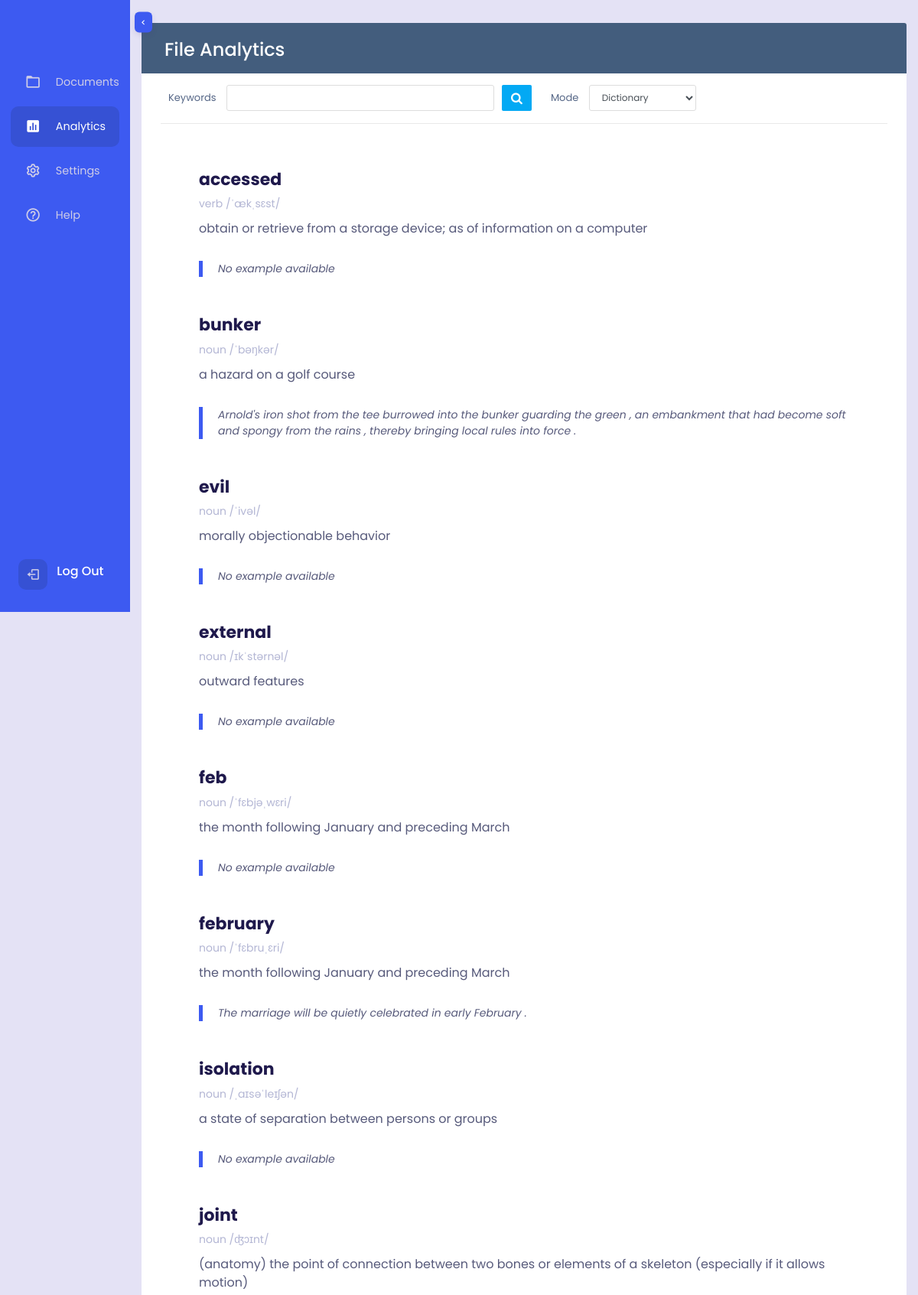
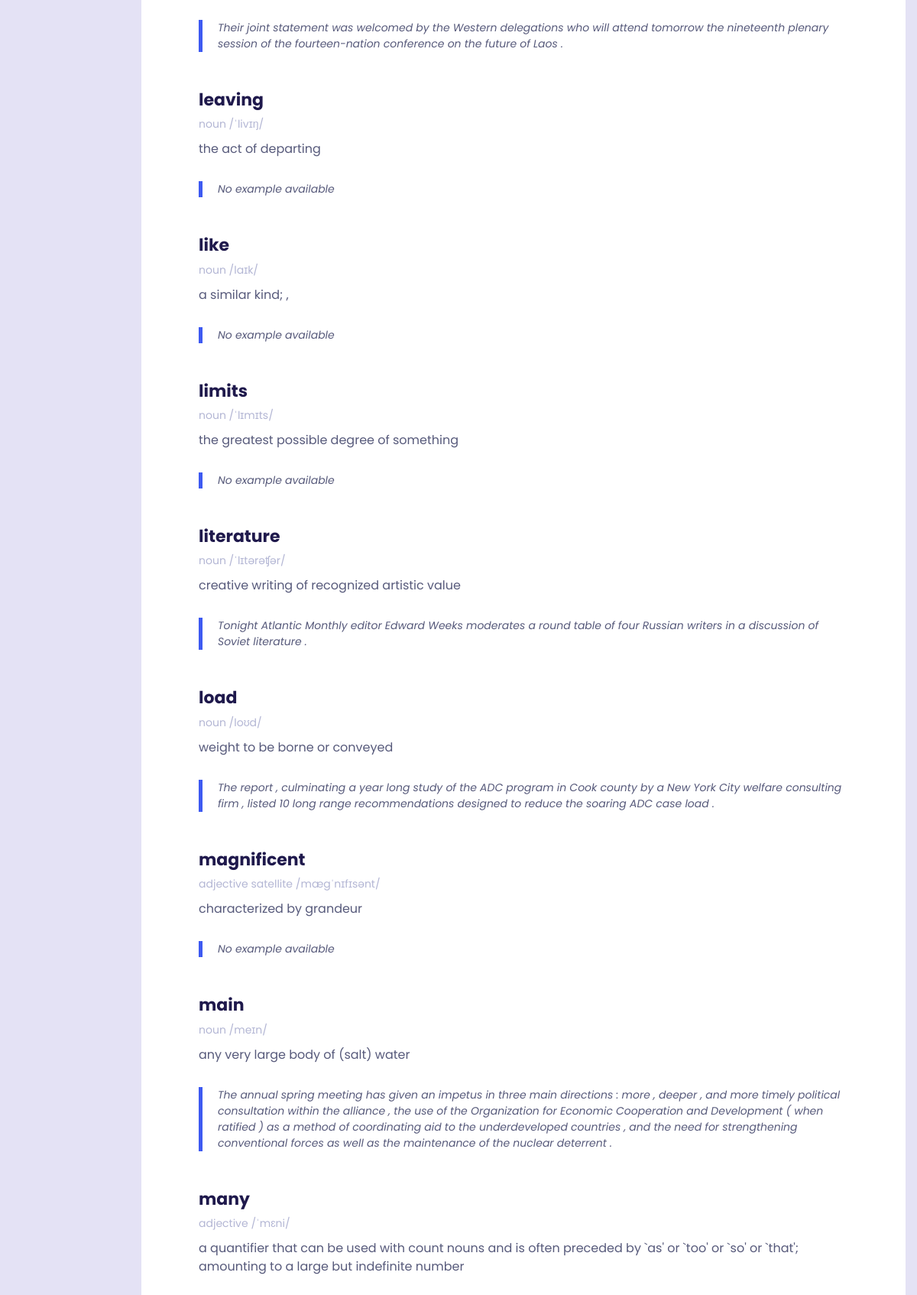
The page /api/analytics/ (signed in, upper part) on the database its author committed (2 pictures, top to bottom).
### api/models.py (models this page shows)
class Keyword(models.Model):
    users = models.ManyToManyField(
        settings.AUTH_USER_MODEL,
        related_name='keywords',
        blank=True
    )
    paragraphs = models.ManyToManyField(
        Paragraph,
        related_name='keywords',
        blank=True
    )
    word = models.CharField(
        max_length=100,
        unique=True
    )
    part_of_speech = models.TextField(
        null=True
    )
    definition = models.TextField()
    pronunciation = models.TextField(
        null=True
    )
    example = models.TextField(
        null=True
    )

### api/views.py (the view, shortened to what this page needs)
# urls.py: path('api/analytics/', AnalyticsView.as_view(), name='analytics'),
class AnalyticsView(APIView):
    permission_classes = [IsAuthenticated]
    def get(self, request, *args, **kwargs):
        mode = request.GET.get('mode')
        word = request.GET.get('keywords')
        if mode == "Dictionary" or mode is None:
            user_keywords = Keyword.objects.filter(users=request.user).order_by('word')
            if word is not None and word != "":
                user_keywords_list = [k.word for k in user_keywords]
                matches = process.extract(word, user_keywords_list, limit=None)
                similarity_threshold = 80
                similar_words = [match[0] for match in matches if match[1] >= similarity_threshold]
                user_keywords = user_keywords.filter(word__in=similar_words).order_by('word')
            return render(request, 'analytics.html', context={"keywords": user_keywords})
        return render(request, 'analytics.html')

### authentication/midleware.py (called while the page is built)
    def __call__(self, request):
        current_time = datetime.now()
        if request.user.is_authenticated:
            last_activity = request.session.get('last_activity')
            if last_activity:
                last_activity_time = datetime.strptime(last_activity, '%Y-%m-%d %H:%M:%S.%f')
                idle_time = current_time - last_activity_time
                if idle_time > timedelta(seconds=settings.SESSION_COOKIE_AGE):
                    logout(request)
        request.session['last_activity'] = str(current_time)
        response = self.get_response(request)
        return response

### templates/analytics.html (shortened to what this page needs)
{% extends 'navbar.html' %}
{% load static %}
{% block content %}
<!DOCTYPE html>
<html lang="en">
<head>
<link rel="stylesheet" href="https://stackpath.bootstrapcdn.com/bootstrap/4.5.0/css/bootstrap.min.css">
<link rel="stylesheet" href="https://maxcdn.bootstrapcdn.com/font-awesome/4.7.0/css/font-awesome.min.css">
<link rel="stylesheet" type="text/css" href="{% static 'css/analytics.css' %}"/>
<link rel="stylesheet" type="text/css" href="{% static 'css/navbar.css' %}">
</head>
<body>
<div class="container-xl">
    <div class="table-responsive">
        <div class="table-wrapper">
            <div class="table-title">
                <div class="row">
                    <div class="col-sm-4">
                        <h2>File Analytics</b></h2>
                    </div>
                </div>
            </div>
            <div class="table-filter">
                <div class="row">
                    <div>
                        <div class="filter-group">
                            <label>Mode</label>
                            <select class="form-control" id="mode-select">
                                <option>Dictionary</option>
                            </select>
                        </div>
                        <div class="filter-group" search-form-wrapper>
                            <form id="search-form">
                                <button type="submit" id="search-btn" class="btn btn-primary"><i class="fa fa-search"></i></button>
                                <label>Keywords</label>
                                <input type="text" id="inp-word" name="keywords" class="form-control"/>
                            </form>
                        </div>
                    </div>
                </div>
            </div>
            <div class="result" id="result">
                {% for keyword in keywords %}
                    <h3>{{keyword.word}}</h3>
                    <div class="details">
                        {{keyword.part_of_speech}}
                        {{keyword.pronunciation}}
                    </div>
                    <div class="word-meaning">
                        {{keyword.definition}}
                    </div>
                    <div class="word-example">
                        {{keyword.example}}
                    </div>
                {% endfor %}
            </div>
        </div>
    </div>
    </div>
</body>
</html>
{% endblock %}

### statics/css/navbar.css (style rules this page uses)
*, *::before, *::after { padding: 0; margin: 0; box-sizing: border-box; text-decoration: none !important; }
:root { --main-color: #3d5af1; --main-color-dark: #3651d4; --main-color-light: #5872f5; --text-color: #cfcde7; }
body { font-family: "Poppins", sans-serif; overflow-x: hidden; background-color: #e4e2f5; min-height: 100vh; display: flex; position: relative; }

### statics/css/analytics.css (style rules this page uses)
body { color: #566787; font-family: 'Varela Round', sans-serif; font-size: 13px; }
.table-responsive { margin: 30px 0; }
.table-wrapper { min-width: 1000px; background: #fff; padding: 20px 25px; border-radius: 3px; box-shadow: 0 1px 1px rgba(0,0,0,.05); }
.table-wrapper .btn { float: right; color: #333; background-color: #fff; border-radius: 2px; border: none; outline: none !important; margin-left: 10px; }
.table-wrapper .btn.btn-primary { color: #fff; background: #03A9F4; }
.table-title { color: #fff; background: #435d7d; padding: 16px 30px; margin: -20px -25px 10px; border-radius: 3px 3px 0 0; }
.table-title h2 { margin: 5px 0 0; font-size: 24px; }
.table-filter .filter-group { float: right; margin-left: 15px; }
.table-filter input, .table-filter select { height: 34px; border-radius: 3px; border-color: #ddd; box-shadow: none; }
.table-filter { padding: 5px 0 15px; border-bottom: 1px solid #e9e9e9; margin-bottom: 5px; }
.table-filter .btn { height: 34px; }
.table-filter label { font-weight: normal; margin-left: 10px; }
.table-filter select, .table-filter input { display: inline-block; margin-left: 10px; font-size: 12px; }
.table-filter input { width: 350px; display: inline-block; }
.filter-group select.form-control { width: 140px; }
.result { position: relative; padding: 5px 50px; }
.result h3 { font-size: 22px; font-weight: 700; color: #1f194c; margin-top: 50px; }
.result .details { display: flex; gap: 10px; color: #b3b6d4; margin: 5px 0 10px 0; font-size: 14px; }
.word-meaning { color: #575a7b; font-size: 16px; }
.word-example { color: #575a7b; font-style: italic; border-left: 5px solid #3d5af1;; padding-left: 20px; margin-top: 30px; margin-bottom: 30px; font-size: 14px; }

### rows shown on the page
Keyword: word "accessed", part_of_speech "verb", pronunciation "/ˈækˌsɛst/", definition "obtain or retrieve from a storage device; as of information on a computer", example "No example available"
Keyword: word "bunker", part_of_speech "noun", pronunciation "/ˈbəŋkər/", definition "a hazard on a golf course", example "Arnold's iron shot from the tee burrowed into the bunker guarding the green , an embankment that had become soft and spongy from the rains , thereby bringing local rules into force ."
Keyword: word "evil", part_of_speech "noun", pronunciation "/ˈivəl/", definition "morally objectionable behavior", example "No example available"
Keyword: word "external", part_of_speech "noun", pronunciation "/ɪkˈstərnəl/", definition "outward features", example "No example available"
Keyword: word "feb", part_of_speech "noun", pronunciation "/ˈfɛbjəˌwɛri/", definition "the month following January and preceding March", example "No example available"
Keyword: word "february", part_of_speech "noun", pronunciation "/ˈfɛbruˌɛri/", definition "the month following January and preceding March", example "The marriage will be quietly celebrated in early February ."
Keyword: word "isolation", part_of_speech "noun", pronunciation "/ˌaɪsəˈleɪʃən/", definition "a state of separation between persons or groups", example "No example available"
Keyword: word "joint", part_of_speech "noun", pronunciation "/ʤɔɪnt/", definition "(anatomy) the point of connection between two bones or elements of a skeleton (especially if it allows motion)", example "Their joint statement was welcomed by the Western delegations who will attend tomorrow the nineteenth plenary session of the fourteen-nation conference on the future of Laos ."
Keyword: word "leaving", part_of_speech "noun", pronunciation "/ˈlivɪŋ/", definition "the act of departing", example "No example available"
Keyword: word "like", part_of_speech "noun", pronunciation "/laɪk/", definition "a similar kind; ,", example "No example available"
Keyword: word "limits", part_of_speech "noun", pronunciation "/ˈlɪmɪts/", definition "the greatest possible degree of something", example "No example available"
Keyword: word "literature", part_of_speech "noun", pronunciation "/ˈlɪtərəʧər/", definition "creative writing of recognized artistic value", example "Tonight Atlantic Monthly editor Edward Weeks moderates a round table of four Russian writers in a discussion of Soviet literature ."
Keyword: word "load", part_of_speech "noun", pronunciation "/loʊd/", definition "weight to be borne or conveyed", example "The report , culminating a year long study of the ADC program in Cook county by a New York City welfare consulting firm , listed 10 long range recommendations designed to reduce the soaring ADC case load ."
Keyword: word "magnificent", part_of_speech "adjective satellite", pronunciation "/mægˈnɪfɪsənt/", definition "characterized by grandeur", example "No example available"
Keyword: word "main", part_of_speech "noun", pronunciation "/meɪn/", definition "any very large body of (salt) water", example "The annual spring meeting has given an impetus in three main directions : more , deeper , and more timely political consultation within the alliance , the use of the Organization for Economic Cooperation and Development ( when ratified ) as a method of coordinating aid to the underdeveloped countries , and the need for strengthening conventional forces as well as the maintenance of the nuclear deterrent ."
Keyword: word "many", part_of_speech "adjective", pronunciation "/ˈmɛni/", definition "a quantifier that can be used with count nouns and is often preceded by `as' or `too' or `so' or `that'; amounting to a large but indefinite number"
